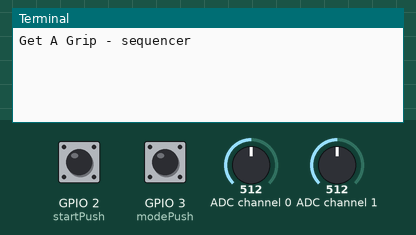
Simulated run of this program. Board: Raspberry Pi (BCM pin numbers). On the bench: the last lines printed to the terminal. Inputs (shaded band) come from the test bench; at power-on: GPIO 2 (startPush) HIGH, GPIO 3 (modePush) HIGH, ADC channel 0 = 512, ADC channel 1 = 512 (analog values on the 0–1023 scale). Sound played through the audio output is not drawn and takes no time; the clock reads 2024-03-15 10:24:30 at power-on unless the program sets it. At 10.3 s the program stops and its outputs stay as they are.

Above: at 1.2 s.
1.3 s: GPIO 2 (startPush) pulled LOW for 0.15 s
At 2.5 s:
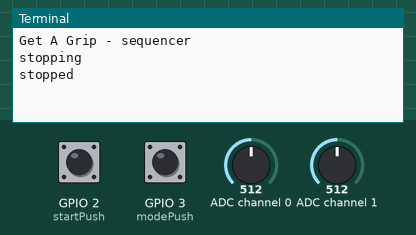
3.6 s: GPIO 2 (startPush) pulled LOW for 1 s
At 4.6 s:
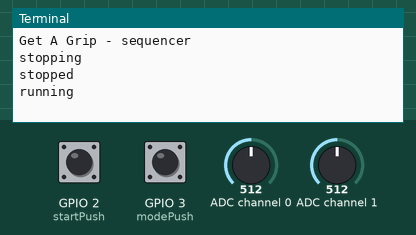
6.1 s: GPIO 3 (modePush) pulled LOW for 0.15 s
At 6.5 s:
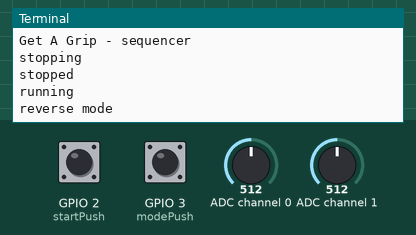
7.7 s: GPIO 3 (modePush) pulled LOW for 1 s
At 8.9 s:
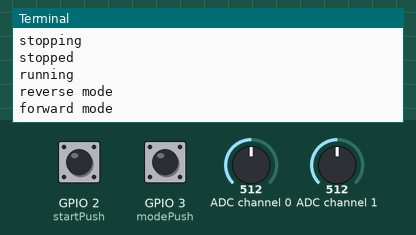
10.2 s: GPIO 2 (startPush) driven LOW and GPIO 3 (modePush) driven LOW
At 11.4 s:
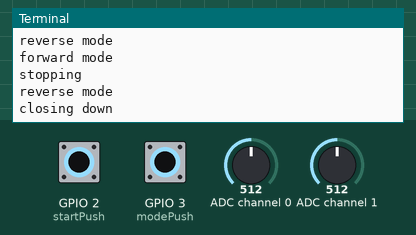

The program:

gripSequencer1.py
```python
#!/usr/bin/env python
# Get a Grip - physical sequencer
# Version 1 reverse mode switch alt sound on reverse

import time, pygame
import os, sys
import wiringpi2 as io

pygame.init()                   # initialise pygame
pygame.mixer.quit()
pygame.mixer.init(frequency=22050, size=-16, channels=8, buffer=512)

pygame.event.set_allowed(None)
seqSound = [ pygame.mixer.Sound("marimber_sounds/s"+str(sound)+".ogg")
                  for sound in range(0,15)]
altSound = [ pygame.mixer.Sound("piano_sounds/s"+str(sound)+".ogg")
                  for sound in range(0,15)]

startPush = 2; modePush = 3
lastStart = 1; lastMode = 1
muxPins = [ 23,24,25]
threshold = [80,153,235,290,370,426,475,535,586,636,681,745,816,879,922,950,1024]
#note   C   D    E    F    G    A    B    C    D    E    F    G    A    B    C
#      1K  2K7  3K3  4K7  6K8  7K5  10K  12K  15K  18K  22K  33K  47K  82K  100K

def main():
   global clip, stop, pendingStop, mode
   initGPIO()
   print"Get A Grip - sequencer"
   clip=0
   stop = False ; mode = True
   pendingStop = False
   while True:
      if io.digitalRead(modePush) == 0 and io.digitalRead(startPush) == 0 :
         terminate()
      if not stop :
         stepTime = 0.004 + (io.analogRead(71) / 2000.0)
         nextStep = time.time() + stepTime
         setMux(clip)
         while time.time() <= nextStep :
           readStart()
           readMode()
         readAD(clip)
         incrementClip()
      else :
         readStart()

def incrementClip():
   global clip, stop, pendingStop, mode
   if mode :
      clip += 1
      if clip>7 :
         clip= 0
         if pendingStop :
            stop = True
            pendingStop = False
            print"stopped"
   else :
      clip -= 1
      if clip < 0 :
         clip= 7
         if pendingStop :
            stop = True
            pendingStop = False
            print"stopped"

def readMode():
    global mode, lastMode, clip
    current = io.digitalRead(modePush)
    if current == 0 and lastMode == 1:
         time.sleep(0.02) # debounce delay
         mode = not mode
         if mode :
            print"forward mode"
            clip = 0
         else :
            print"reverse mode"
            clip = 7
    lastMode = current

def readStart(): # Start / stop control
    global stop, pendingStop, lastStart
    current = io.digitalRead(startPush)
    if current == 0 and lastStart == 1:
       time.sleep(0.02) # debounce delay
       if stop :
          stop = False
          print"running"
       else :
          pendingStop = True
          print"stopping"
    lastStart = current

def readAD(step) :
   value = io.analogRead(70) # read multiplex
   look = 0
   while value >= threshold[look]:
      look +=1
   if look>0 and look <16 :
      if mode :
        seqSound[look-1].play()
      else:
        altSound[look-1].play()

def setMux(n):
   mask = 1;
   for pin in range(0,3):
     if (mask & n) != 0 :
        io.digitalWrite(muxPins[pin], 1)
     else :
        io.digitalWrite(muxPins[pin], 0)
     mask = mask << 1

def initGPIO():
   try :
      io.wiringPiSetupGpio()
   except :
      print"start IDLE with 'gksudo idle' from command line"
      os._exit(1)
   for pin in range (0,3):
      io.pinMode(muxPins[pin],1) # mux pin to output
   io.pinMode(startPush,0) # start / stop input
   io.pinMode(modePush,0) # mode input
   io.pullUpDnControl(startPush,2) # input enable pull up
   io.pullUpDnControl(modePush,2) # input enable pull up
   io.mcp3002Setup(70,0)

def terminate(): # close down the program
    print"closing down"
    pygame.mixer.quit()
    pygame.quit() # close pygame
    os._exit(1)

if __name__ == '__main__':
    main()
```

Measured:
- after the input at 1.3 s, the terminal: prints a new line at once (image 1)
- after the input at 3.6 s, the terminal: prints a new line at once (image 2)
- after the input at 6.1 s, the terminal: prints a new line at once (image 3)
- after the input at 7.7 s, the terminal: prints a new line at once (image 4)
- after the input at 10.2 s, the terminal: prints a new line at once (image 5)
